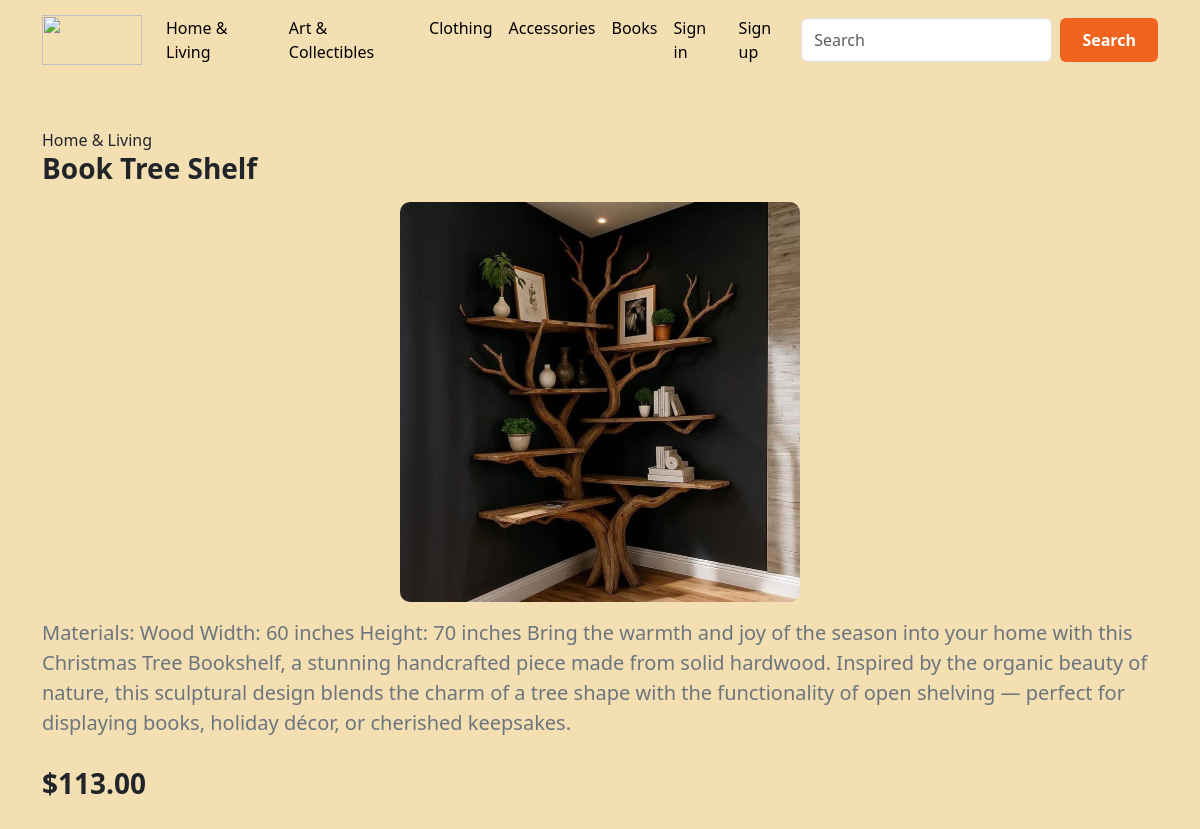
Screenshot of /product/4/ with the database file from the repository.
### blog/models.py (models this page shows, shortened)
class Category(models.Model):
    title = models.CharField(max_length=30)
    class Meta:
        verbose_name_plural = "Categories"

class Product(models.Model):
    title = models.CharField(max_length=200)
    price = models.DecimalField(max_digits=10,decimal_places=2)
    image = models.ImageField(upload_to="images/")
    description = models.TextField()
    created_at = models.DateTimeField(auto_now_add=True)
    update_at = models.DateTimeField(auto_now=True)
    category = models.ForeignKey(Category, on_delete=models.CASCADE)

### blog/views.py (the view)
# urls.py: path('product/<int:pk>/',Detail.as_view(), name='detail'),
class Detail(DetailView):
    model = Product
    template_name = "blog/detail.html"
    context_object_name = "product"
    def get_context_data(self, **kwargs):
        context = super().get_context_data()
        product = Product.objects.get(pk=self.kwargs['pk'])
        comments = Comment.objects.filter(article=product)
        context["comments"] = comments
        context["comment_form"] = CommentForm
        return context

### blog/templatetags/blog_tags.py (called while the page is built)
@register.simple_tag()
def get_categories():
    return Category.objects.all()

### blog/templates/blog/detail.html (shortened to what this page needs)
{% extends 'base.html' %}
{% block main %}
<div class="container py-5">
    {{product.category.title}}
    <h3 class="fw-bold mb-3">{{ product.title }}</h3>
    <img src="{{ product.image.url }}" class="detail-image" alt="{{ product.title }}">
    <p class="mt-3 fs-5 text-secondary"> {{product.description }}</p>
    <p class="fs-3 fw-bold text-orange mt-4"> ${{product.price }}</p>
</div>
{% endblock main %}

### templates/base.html (shortened to what this page needs)
{% load blog_tags %}
{% get_categories as categories %}
<!doctype html>
<html lang="en" xmlns="http://www.w3.org/1999/html">
  <head>
    <link href="https://cdn.jsdelivr.net/npm/bootstrap@5.3.8/dist/css/bootstrap.min.css" rel="stylesheet">
  </head>
  <body>
    <nav class="navbar navbar-expand-lg custom-navbar">
  <div class="container">
    <a class="navbar-brand" href="{% url 'home' %}">
      <img width="100px" height="50px" src="https://www.shipstation.com/wp-content/uploads/2023/11/logo-Etsy-white-2x.png">
    </a>
    <div class="collapse navbar-collapse" id="navbarSupportedContent">
      <ul class="navbar-nav me-auto mb-2 mb-lg-0">
        {% for category in categories %}
        <li class="nav-item">
          <a class="nav-link active" aria-current="page" href="{% url 'category' category.pk %}">{{category.title}}</a>
        </li>
        {% endfor %}
        {% if request.user.is_authenticated %}
        <li class="nav-item">
          <form action="{% url 'signout' %}" method="post">
               {% csrf_token %}
          <button type="submit" class="nav-link active">Sign out</button>
          </form>
        </li>
        {% else %}
        <li class="nav-item">
          <a class="nav-link active" aria-current="page" href="{% url 'signin' %}">Sign in</a>
        </li>
        <li class="nav-item">
          <a class="nav-link active" aria-current="page" href="{% url 'signup' %}">Sign up</a>
        </li>
        {% endif %}
      </ul>
      <form class="d-flex" role="search" action="{% url 'search' %}" method="get">
        <input class="form-control me-2" type="search" placeholder="Search" aria-label="Search" name="query"/>
        <button class="btn btn-etsy" type="submit">Search</button>
      </form>
    </div>
  </div>
</nav>
    <main>
    {% block main %}
    {% endblock main %}
    </main>
  </body>
</html>

### templates/base.html (style rules this page uses)
.custom-navbar { background-color: #f3dfb2 }
.custom-navbar .nav-link, .custom-navbar .navbar-brand { color: #F1641E; font-weight: 500; }
body { background-color: #f3dfb2; }
.btn-etsy { background-color: #F1641E; border-color: #F1641E; color: white; }
.btn-etsy { background-color: #F1641E; color: white; padding: 10px 22px; border-radius: 6px; font-weight: 600; border: none; transition: 0.3s; }

### blog/templates/blog/detail.html (style rules this page uses)
.detail-image { width: 400px; height: auto; border-radius: 10px; object-fit: cover; display: block; margin: 0 auto; }

### rows the page displays
Category: title "Home & Living"
Category: title "Art & Collectibles"
Category: title "Clothing"
Category: title "Accessories"
Category: title "Books"
Product: category "Home & Living", title "Book Tree Shelf", image (picture), description "Materials: Wood Width: 60 inches Height: 70 inches Bring the warmth and joy of the season into your home with this Christmas Tree Bookshelf, a stunning handcrafted piece made from solid hardwood. Inspired by the organic beauty of nature, this sculptural design blends the charm of a tree shape with the functionality of open shelving — perfect for displaying books, holiday décor, or cherished keepsakes.", price "113.00"
